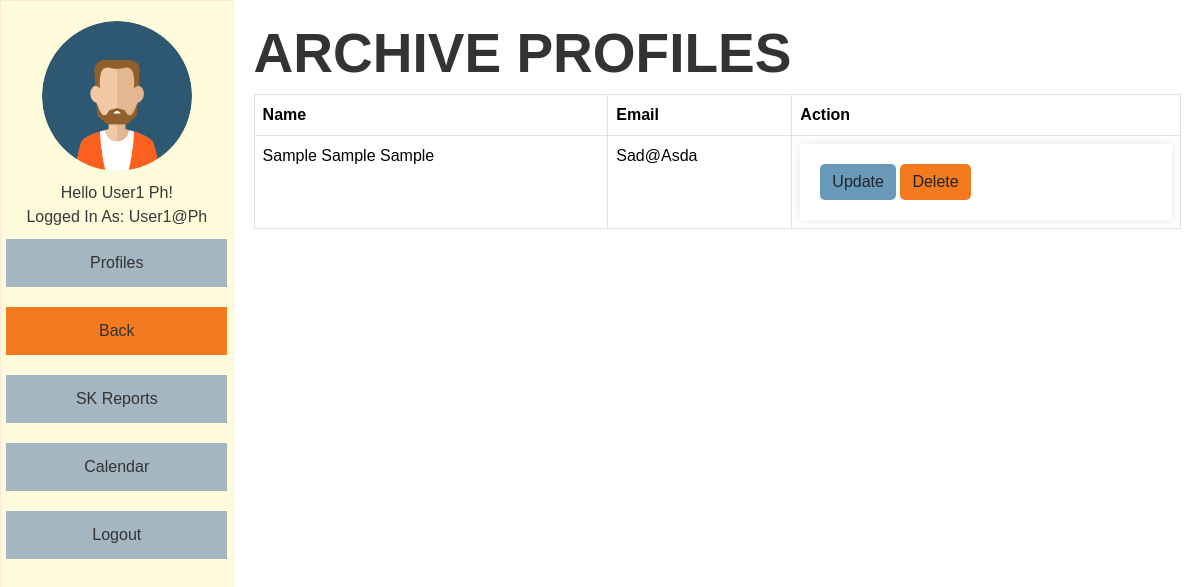
The app's page /archive.php (signed in) with its own data.
### tables this page shows
CREATE TABLE `profiles_archive` (
  `id` int(11) NOT NULL,
  `lname` varchar(100) DEFAULT NULL,
  `fname` varchar(100) DEFAULT NULL,
  `mname` varchar(100) DEFAULT NULL,
  `suffix` varchar(20) DEFAULT NULL,
  `region` varchar(100) DEFAULT NULL,
  `province` varchar(100) DEFAULT NULL,
  `municipality` varchar(100) DEFAULT NULL,
  `barangay` varchar(100) DEFAULT NULL,
  `purok` varchar(100) DEFAULT NULL,
  `sex` varchar(10) DEFAULT NULL,
  `age` int(11) DEFAULT NULL,
  `email` varchar(100) DEFAULT NULL,
  `birth_month` varchar(20) DEFAULT NULL,
  `birth_day` varchar(20) DEFAULT NULL,
  `birth_year` varchar(20) DEFAULT NULL,
  `contactnumber` varchar(20) DEFAULT NULL,
  `civil_status` varchar(20) DEFAULT NULL,
  `youth_classification` varchar(100) DEFAULT NULL,
  `age_group` varchar(50) DEFAULT NULL,
  `work_status` varchar(50) DEFAULT NULL,
  `educational_background` varchar(50) DEFAULT NULL,
  `register_sk_voter` varchar(50) DEFAULT NULL,
  `voted_last_election` varchar(3) NOT NULL,
  `attended_kk` varchar(3) NOT NULL,
  `times_attended_kk` int(11) DEFAULT NULL,
  `date_created` varchar(50) NOT NULL,
  `barangay_code` varchar(50) DEFAULT NULL
);

### archive.php (the view, shortened to what this page needs)
<?php
include("conne.php");
$fetch_profiles = "SELECT id, fname, mname, lname, suffix, email FROM profiles_archive WHERE age > 30";
$result = mysqli_query($conn, $fetch_profiles);
?>
<!DOCTYPE html>
<html>
<head>
    <link href="https://cdn.jsdelivr.net/npm/bootstrap@5.3.3/dist/css/bootstrap.min.css" rel="stylesheet">
    <link rel="stylesheet" type="text/css" href="src/css.css">
    <link rel="stylesheet" type="text/css" href="src/temp.css">
    <link rel="stylesheet" type="text/css" href="src/crud.css">
</head>
<body>
    <div class="sidebar">
        <img src="src/avatar.png" alt="Avatar">
        <p><?php echo "Hello " . $_SESSION['fname'] . " " . $_SESSION['lname'] . "!" . "<br>"; ?>
            Logged in as: <?php echo $_SESSION['email']; ?></p>
        <a href="viewprofile.php">Profiles</a>
        <a href="homepage.php">Back</a>
        <a href="records.php">SK Reports</a>
        <a href="calendar.php">Calendar</a>
        <a href="logout.php">Logout</a>
    </div>
    <div class="content">
        <h1>Archive Profiles</h1>
        <table class="table table-bordered">
            <thead>
                <tr>
                    <th>Name</th>
                    <th>Email</th>
                    <th>Action</th>
                </tr>
            </thead>
            <tbody>
                <?php while ($row = mysqli_fetch_assoc($result)): ?>
                <tr>
                    <td><?php echo $row['fname'] . ' ' . $row['mname'] . ' ' . $row['lname'] . ' ' . $row['suffix']; ?></td>
                    <td><?php echo $row['email']; ?></td>
                    <td>
                        <form method="POST" action="delete_archive.php">
                            <a href="update_archive.php?id=<?php echo $row['id']; ?>" class="btn btn-primary">Update</a>
                            <button type="submit" class="btn btn-danger">Delete</button>
                        </form>
                    </td>
                </tr>
                <?php endwhile; ?>
            </tbody>
        </table>
    </div>
</body>
</html>

### src/css.css (style rules this page uses)
body { font-family: "Helvetica", Arial, sans-serif; background-color: #f0f5f9; margin: 0; padding: 0; display: flex; height: 100vh; text-transform: capitalize; }
.sidebar { width: 20%; background-color: #fffcdc; padding-top: 20px; display: flex; flex-direction: column; align-items: center; border: 1px solid #fee7d6; }
.sidebar img { width: 150px; height: 150px; border-radius: 50%; margin-bottom: 10px; }
.sidebar p { color: #393939; text-align: center; }
.sidebar a { font-family: Arial, sans-serif; color: #333; text-decoration: none; margin: 10px 0; width: 80%; text-align: center; padding: 12px 18px; background-color: #a4b6c2; display: block; transition: background-color 0.3s ease; }
.sidebar a[href="homepage.php"] { background-color: #f37a1f; }
.content { width: 80%; padding: 20px; background-color: #fff; overflow-y: auto; text-transform: capitalize; }
.btn-primary { background-color: #699aba; border: none; border-radius: 5px; }
.btn-danger { background-color: #f37a1f; border: none; color: #fff; }
h1 { font-size: 55px; text-transform: uppercase; font-family: Helvetica; font-weight: 700; }
.btn { font-weight: 400; line-height: 1.5; color: #212529; text-align: center; text-decoration: none; vertical-align: middle; cursor: pointer; -webkit-user-select: none; -moz-user-select: none; user-select: none; padding: .375rem .75rem; font-size: 1rem; transition: color .15s ease-in-out, background-color .15s ease-in-out, border-color .15s ease-in-out, box-shadow .15s ease-in-out; border-radius: 5px; }

### src/temp.css (style rules this page uses)
p { margin-bottom: 0; }
table, td, th { border-bottom: 1px solid #ddd; text-align: left; }
table { border-collapse: collapse; width: 100%; }
th, td { padding: 15px; }
h1 { font-size: 55px; text-transform: uppercase; font-family: Helvetica; font-weight: 700; }
a { color: #699aba; }

### src/crud.css (style rules this page uses)
body { font-family: Arial, sans-serif; margin: 0; padding: 0; background-color: #f0f2f5; }
.content { padding: 20px; border: none; }
h1 { color: #333; }
form { background-color: #fff; padding: 20px; box-shadow: 0 0 10px rgba(0, 0, 0, 0.1); border: none; }
table { width: 100%; border-collapse: collapse; border: none; }
table td { padding: 10px; vertical-align: center; }
button { padding: 10px 20px; border: none; background-color: #007bff; color: white; cursor: pointer; }
h1 { font-size: 55px; text-transform: uppercase; font-family: Helvetica; font-weight: 700; }

### records on screen
profiles_archive: fname "Sample", mname "Sample", lname "Sample", email "Sad@asda"

### other values on screen
$_SESSION['fname'] "User1"
$_SESSION['lname'] "Ph"
$_SESSION['email'] "User1@ph"
